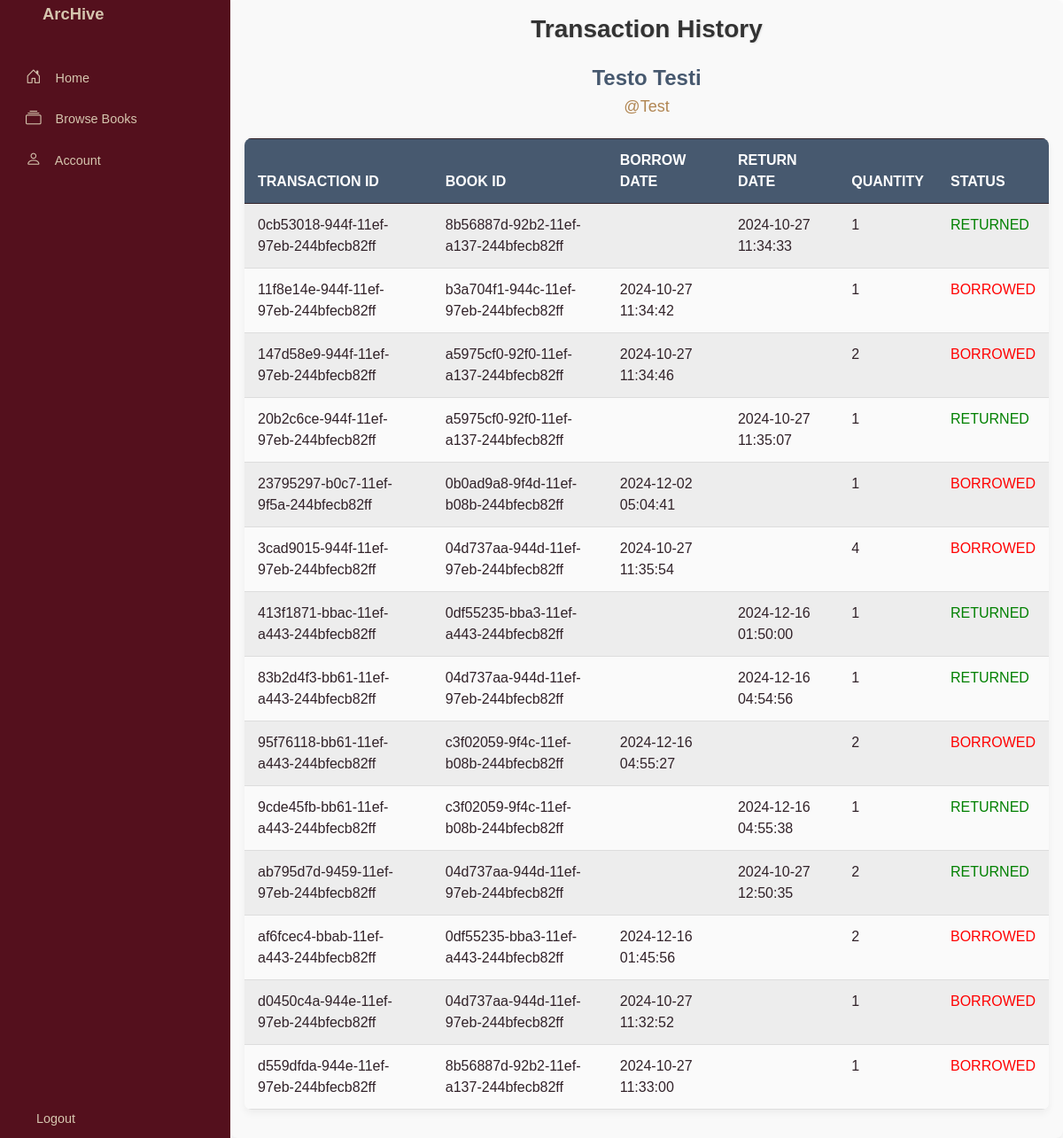
/user_transaction_history.php?id=befda4cd-920d-11ef-93d3-244bfecb82ff, run on the app's committed database.
### tables this page shows
CREATE TABLE `users` (
  `id` char(36) NOT NULL DEFAULT uuid(),
  `username` varchar(255) NOT NULL,
  `email` varchar(255) NOT NULL,
  `password` varchar(255) NOT NULL,
  `firstName` varchar(255) NOT NULL,
  `lastName` varchar(255) NOT NULL,
  `userType` varchar(255) NOT NULL
);

CREATE TABLE `transactions` (
  `id` char(36) NOT NULL DEFAULT uuid(),
  `userId` char(36) NOT NULL,
  `bookId` char(36) NOT NULL,
  `borrowDate` datetime DEFAULT NULL,
  `returnDate` datetime DEFAULT NULL,
  `status` varchar(255) NOT NULL,
  `quantity` int(11) NOT NULL
);

### user_transaction_history.php (the view, shortened to what this page needs)
<?php
    require_once 'config/db_config.php';
?>
<!DOCTYPE html>
<html lang="en">
<head>
    <link href="https://cdn.lineicons.com/4.0/lineicons.css" rel="stylesheet" />
    <link href="https://cdn.jsdelivr.net/npm/bootstrap@5.3.0-alpha3/dist/css/bootstrap.min.css" rel="stylesheet"
>
    <link rel="stylesheet" href="https://cdnjs.cloudflare.com/ajax/libs/bootstrap-icons/1.8.1/font/bootstrap-icons.min.css">
    <link rel="stylesheet" href="css/sidebar.css">
    <link rel="stylesheet" href="css/home.css">
    <link rel="stylesheet" href="css/browse_books.css">
    <link rel="stylesheet" href="css/global_scrollbar.css">
    <link rel="stylesheet" href="css/user_trans.css">
</head>
<body>
<div class="wrapper">
<aside id="sidebar">
            <div class="d-flex">
                <a class="toggle-btn" href="#" id="sidebar-button">
                </a>
                <div class="sidebar-logo">
                    <a href="home.php">ArcHive</a>
                </div>
            </div>
            <ul class="sidebar-nav">
                <li class="sidebar-item">
                    <a href="home.php" class="sidebar-link">
                        <i class="bi bi-house-door"></i>
                        <span>Home</span>
                    </a>
                </li>
                <li class="sidebar-item">
                    <a href="#" class="sidebar-link" onclick="openTab(event, 'browseBooks', 'browseTab', 'booksPage')" id="browseTab">
                        <i class="bi bi-collection"></i>
                        <span>Browse Books</span>
                    </a>
                </li>
                <li class="sidebar-item">
                    <a href="account.php" class="sidebar-link">
                        <i class="bi bi-person"></i>
                        <span>Account</span>
                    </a>
                </li>
            </ul>
            <div class="sidebar-footer">
                <a href="#" id="logoutBtn" class="sidebar-link">
                    <span>Logout</span>
                </a>
            </div>
        </aside>    <div class="main p-3">
        <?php
            $user_id = $_GET['id'];
            $userInfo = "
                SELECT * FROM users WHERE id = '$user_id';
            ";
            $transactionHistoryQuery = "
                SELECT
                    T.id, T.bookId ,T.borrowDate, T.returnDate, T.status, T.quantity, U.username, U.firstName, U.lastName
                FROM
                    transactions AS T
                INNER JOIN
                    users AS U
                WHERE
                    U.id = '$user_id';
            ";
            $userResult = mysqli_query($conn, $userInfo);
            $transactionHistoryQueryResult = mysqli_query($conn, $transactionHistoryQuery);
        ?>
            <h2 class="text-center mb-4">Transaction History</h2>
            <div class="text-center my-4">
            <?php $user = mysqli_fetch_assoc($userResult); ?>
            <h3><?=$user['firstName']. " " . $user['lastName']?></h3>
            <h5 class="">@<?=$user['username']?></h5>
                    </div>
            <table class="table table-bordered table-striped table-hover mt-3">
                <thead>
                    <tr>
                        <th>Transaction ID</th>
                        <th>Book ID</th>
                        <th>Borrow Date</th>
                        <th>Return Date</th>
                        <th>Quantity</th>
                        <th>Status</th>
                    </tr>
                </thead>
                <tbody>
                    <?php
                        while ($row = mysqli_fetch_array($transactionHistoryQueryResult)):
                            $transacId = $row['id'];
                            $transacBookId = $row['bookId'];
                            $borrowDate = $row['borrowDate'];
                            $returnDate = $row['returnDate'];
                            $quantity = $row['quantity'];
                        ?>
                        <tr>
                            <td><?=$transacId?></td>
                            <td><?=$transacBookId?></td>
                            <td><?=$borrowDate?></td>
                            <td><?=$returnDate?></td>
                            <td><?=$quantity?></td>
                            <td style="color: <?= ($row['status'] == 'BORROWED') ? 'red' : 'green'?>;"><?=$row['status']?></td>
                        </tr>
                    <?php endwhile; ?>
                </tbody>
            </table>
    </div>
</div>
</body>
</html>

### css/sidebar.css (style rules this page uses)
a { text-decoration: none; }
li { list-style: none; }
body { font-family: 'Poppins', sans-serif; }
.wrapper { display: flex; }
.main { min-height: 100vh; width: 100%; overflow: hidden; transition: all 0.35s ease-in-out; background-color: #fafbfe; }
#sidebar { width: 70px; min-width: 70px; z-index: 1000; transition: all .25s ease-in-out; background-color: #54101d; display: flex; flex-direction: column; }
#sidebar.expand { width: 260px; min-width: 260px; }
.toggle-btn { background-color: transparent; cursor: pointer; border: 0; padding: 1rem 1.5rem; }
.sidebar-logo { margin: auto 0; }
.sidebar-logo a { color: #d5c5ae; font-size: 1.15rem; font-weight: 600; }
.sidebar-nav { padding: 2rem 0; flex: 1 1 auto; }
a.sidebar-link { padding: .625rem 1.625rem; color: #d5c5ae; display: block; font-size: 0.9rem; white-space: nowrap; border-left: 3px solid transparent; }
.sidebar-link i { font-size: 1.1rem; margin-right: .75rem; }
.sidebar-item { position: relative; }

### css/home.css (style rules this page uses)
.main { background-color: #f9f9f9; color: #312229; padding: 3rem; border-radius: 0.5rem; box-shadow: 0 4px 8px rgba(0, 0, 0, 0.1); }
h2 { color: #54101d; font-size: 2rem; margin-bottom: 2rem; text-align: center; text-shadow: 1px 1px 2px rgba(0, 0, 0, 0.1); }
.table { background-color: #ffffff; color: #312229; border: none; margin-top: 1rem; border-radius: 0.5rem; overflow: hidden; }
.table th, .table td { border: none; padding: 1rem; }
.table th { background-color: #b18653; color: #ffffff; }
.table-striped tbody tr:nth-of-type(odd) { background-color: #f9f9f9; }

### css/user_trans.css (style rules this page uses)
* { font-family: Arial, Helvetica, sans-serif; margin: 0; padding: 0; box-sizing: border-box; }
.main { padding: 30px; max-width: 1200px; margin: 0 auto; background-color: #f9f9f9; border-radius: 8px; box-shadow: 0 4px 12px rgba(0, 0, 0, 0.1); }
h2 { font-size: 28px; font-weight: bold; color: #333; margin-bottom: 20px; }
h3 { font-size: 24px; font-weight: bold; color: #47596f; }
h5 { font-size: 18px; color: #b18653; margin-top: 5px; }
.table { width: 100%; margin-top: 30px; border-collapse: collapse; background-color: #fff; border-radius: 8px; box-shadow: 0 4px 8px rgba(0, 0, 0, 0.05); }
.table th, .table td { padding: 12px 15px; text-align: left; font-size: 16px; color: #312229; }
.table th { background-color: #47596f; color: white; text-transform: uppercase; font-weight: bold; }
.table tbody tr { border-bottom: 1px solid #ddd; }
.table td { background-color: #fafafa; }
.text-center { text-align: center; }
.my-4 { margin-top: 20px; margin-bottom: 20px; }
.mb-4 { margin-bottom: 30px; }
.mt-3 { margin-top: 20px; }

### data on the page
users: firstName "Testo", lastName "Testi", username "Test"
transactions: id "0cb53018-944f-11ef-97eb-244bfecb82ff", bookId "8b56887d-92b2-11ef-a137-244bfecb82ff", returnDate "2024-10-27 11:34:33", quantity "1", status "RETURNED"
transactions: id "11f8e14e-944f-11ef-97eb-244bfecb82ff", bookId "b3a704f1-944c-11ef-97eb-244bfecb82ff", borrowDate "2024-10-27 11:34:42", quantity "1", status "BORROWED"
transactions: id "147d58e9-944f-11ef-97eb-244bfecb82ff", bookId "a5975cf0-92f0-11ef-a137-244bfecb82ff", borrowDate "2024-10-27 11:34:46", quantity "2", status "BORROWED"
transactions: id "20b2c6ce-944f-11ef-97eb-244bfecb82ff", bookId "a5975cf0-92f0-11ef-a137-244bfecb82ff", returnDate "2024-10-27 11:35:07", quantity "1", status "RETURNED"
transactions: id "23795297-b0c7-11ef-9f5a-244bfecb82ff", bookId "0b0ad9a8-9f4d-11ef-b08b-244bfecb82ff", borrowDate "2024-12-02 05:04:41", quantity "1", status "BORROWED"
transactions: id "3cad9015-944f-11ef-97eb-244bfecb82ff", bookId "04d737aa-944d-11ef-97eb-244bfecb82ff", borrowDate "2024-10-27 11:35:54", quantity "4", status "BORROWED"
transactions: id "413f1871-bbac-11ef-a443-244bfecb82ff", bookId "0df55235-bba3-11ef-a443-244bfecb82ff", returnDate "2024-12-16 01:50:00", quantity "1", status "RETURNED"
transactions: id "83b2d4f3-bb61-11ef-a443-244bfecb82ff", bookId "04d737aa-944d-11ef-97eb-244bfecb82ff", returnDate "2024-12-16 04:54:56", quantity "1", status "RETURNED"
transactions: id "95f76118-bb61-11ef-a443-244bfecb82ff", bookId "c3f02059-9f4c-11ef-b08b-244bfecb82ff", borrowDate "2024-12-16 04:55:27", quantity "2", status "BORROWED"
transactions: id "9cde45fb-bb61-11ef-a443-244bfecb82ff", bookId "c3f02059-9f4c-11ef-b08b-244bfecb82ff", returnDate "2024-12-16 04:55:38", quantity "1", status "RETURNED"
transactions: id "ab795d7d-9459-11ef-97eb-244bfecb82ff", bookId "04d737aa-944d-11ef-97eb-244bfecb82ff", returnDate "2024-10-27 12:50:35", quantity "2", status "RETURNED"
transactions: id "af6fcec4-bbab-11ef-a443-244bfecb82ff", bookId "0df55235-bba3-11ef-a443-244bfecb82ff", borrowDate "2024-12-16 01:45:56", quantity "2", status "BORROWED"
transactions: id "d0450c4a-944e-11ef-97eb-244bfecb82ff", bookId "04d737aa-944d-11ef-97eb-244bfecb82ff", borrowDate "2024-10-27 11:32:52", quantity "1", status "BORROWED"
transactions: id "d559dfda-944e-11ef-97eb-244bfecb82ff", bookId "8b56887d-92b2-11ef-a137-244bfecb82ff", borrowDate "2024-10-27 11:33:00", quantity "1", status "BORROWED"
